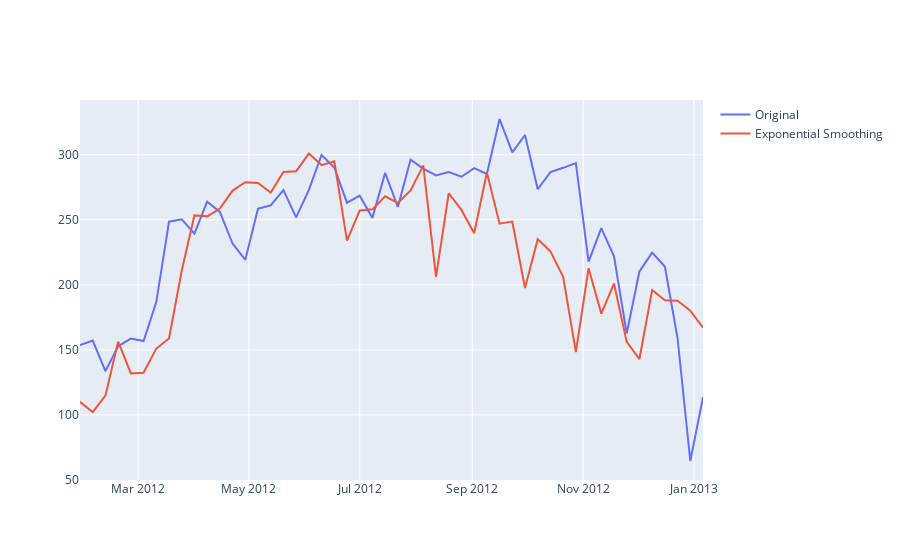

Notebook source saved alongside this figure:
### Code cell
trace1 = Scatter(x = test.index, y = test['mean'], name = 'Original')
trace2 = Scatter(x = test.index,y = preds, name = 'Exponential Smoothing')
iplot(Figure(data = [trace1, trace2]))
